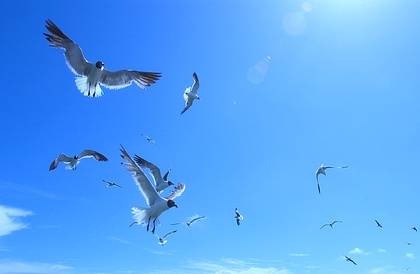
%> input picture Code/birds2.jpg, 420 x 274 px, shrunk from 640 x 417 before the run
$ octave ex3_alt.m   (GNU Octave 9; MATLAB toolbox functions it lacks are replaced by stand-ins)
%> lines starting %> are read from the running program, lines starting %| are printed output that depends on the picture
close all;
clear workspace;

I_target = double(imread('birds2.jpg'))/255;
I_source = double(imread('birds.jpg'))/255;
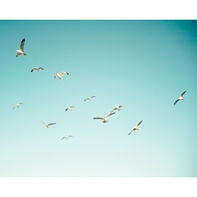
%> input picture Code/birds.jpg, 197 x 197 px, shrunk from 300 x 300 before the run


I_target_r = I_target(:,:,1);
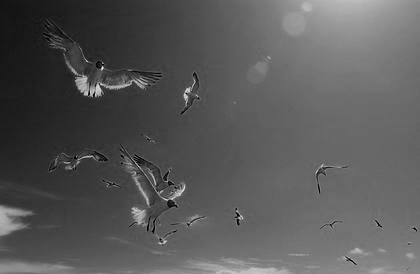
%> I_target_r: size 274x420 double; min 0, max 0.902, mean 0.346
I_target_g = I_target(:,:,2);
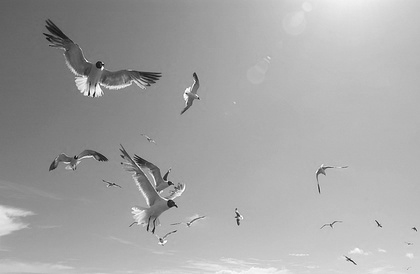
%> I_target_g: size 274x420 double; min 0.0118, max 1, mean 0.647
I_target_b = I_target(:,:,3);
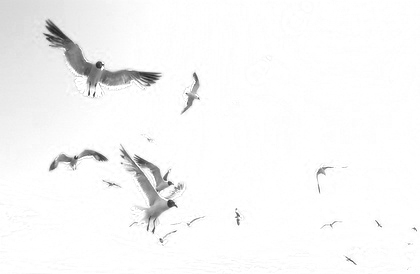
%> I_target_b: size 274x420 double; min 0.133, max 1, mean 0.969

I_source_r = I_source(:,:,1);
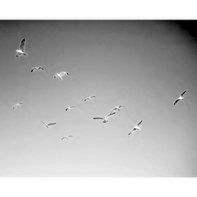
%> I_source_r: size 197x197 double; min 0, max 1, mean 0.709
I_source_g = I_source(:,:,2);
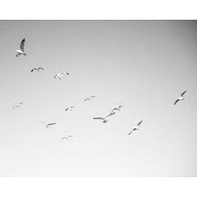
%> I_source_g: size 197x197 double; min 0.0431, max 1, mean 0.868
I_source_b = I_source(:,:,3);

% region specification
%> (the run ends here)
